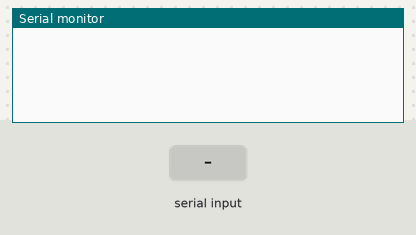
A sketch run on a simulated Arduino Uno, built with avr-gcc and run on an emulated ATmega328P. On the bench: the last lines printed to the serial monitor. The inputs (shaded band) are chosen by the test bench.

Above: at 1.2 s.
1.3 s: "90,45\n" received over Serial
At 2.1 s:
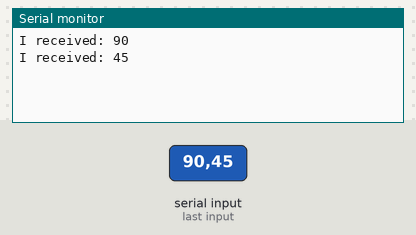
2.8 s: "30,150\n" received over Serial
At 5.3 s:
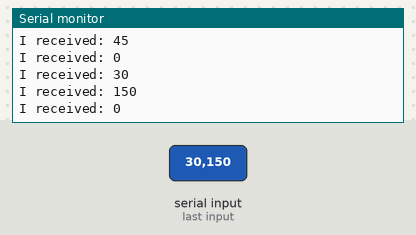
Timing chart, 0 to 6.8 s (numbered marks = the images above; inputs shaded):
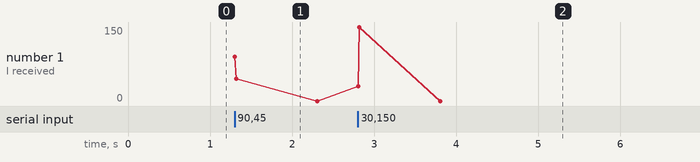

The sketch:

parse_int.ino
```cpp
int i_p = 0; // for incoming serial data

void setup() {
  Serial.begin(9600); // opens serial port, sets data rate to 9600 bps
}

void loop() {
  // send data only when you receive data:
  if (Serial.available()) {
    // read the incoming byte:
    i_p = Serial.parseInt();
    // say what you got:
    Serial.print("I received: ");
  Serial.println(i_p);
}}
```

Measured:
- after the input at 1.3 s, the serial monitor: prints a new line at once (image 1)
- after the input at 2.8 s, the serial monitor: prints a new line at once (image 2)
